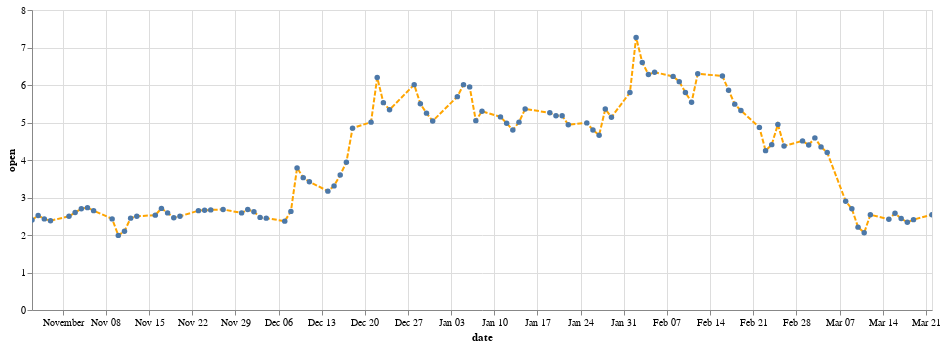

Notebook code cell kept with this figure:
### Code cell
chart = alt.Chart(df1).mark_line(point=True,color='orange',strokeDash=[5,2],).encode(
    x='date:T',
    y='open:Q',    
    tooltip=['open']
).properties(width=900).interactive()
chart

### Figure 1 — Vega-Lite specification as saved in the notebook (floating-point values rounded to 4 significant figures)
{"config": {"view": {"continuousWidth": 400, "continuousHeight": 300}}, "data": {"name": "data-8743f16e340fd8fc9c8445b415f86fcf"}, "mark": {"type": "line", "color": "orange", "point": true, "strokeDash": [5, 2]}, "encoding": {"tooltip": [{"type": "nominal", "field": "open"}], "x": {"type": "temporal", "field": "date"}, "y": {"type": "quantitative", "field": "open"}}, "selection": {"selector014": {"type": "interval", "bind": "scales", "encodings": ["x", "y"]}}, "width": 900, "$schema": "https://vega.github.io/schema/vega-lite/v4.8.1.json", "datasets": {"data-8743f16e340fd8fc9c8445b415f86fcf": [{"open": "2.54", "high": "2.55", "low": "2.38", "close": "2.41", "adjusted": "2.41", "volume": "1891303", "dividend": "0.0000", "split": "1.0", "date": "2021-03-22"}, {"open": "2.41", "high": "2.51", "low": "2.33", "close": "2.4635", "adjusted": "2.4635", "volume": "1798535", "dividend": "0.0000", "split": "1.0", "date": "2021-03-19"}, {"open": "2.34", "high": "2.45", "low": "2.3", "close": "2.35", "adjusted": "2.35", "volume": "1945828", "dividend": "0.0000", "split": "1.0", "date": "2021-03-18"}, {"open": "2.44", "high": "2.44", "low": "2.26", "close": "2.33", "adjusted": "2.33", "volume": "2322090", "dividend": "0.0000", "split": "1.0", "date": "2021-03-17"}, {"open": "2.58", "high": "2.64", "low": "2.4", "close": "2.44", "adjusted": "2.44", "volume": "2464131", "dividend": "0.0000", "split": "1.0", "date": "2021-03-16"}, {"open": "2.42", "high": "2.54", "low": "2.3", "close": "2.49", "adjusted": "2.49", "volume": "3339214", "dividend": "0.0000", "split": "1.0", "date": "2021-03-15"}, {"open": "2.54", "high": "2.54", "low": "2.23", "close": "2.2865", "adjusted": "2.2865", "volume": "2972498", "dividend": "0.0000", "split": "1.0", "date": "2021-03-12"}, {"open": "2.06", "high": "2.57", "low": "2.0", "close": "2.46", "adjusted": "2.46", "volume": "11112275", "dividend": "0.0000", "split": "1.0", "date": "2021-03-11"}, {"open": "2.21", "high": "2.25", "low": "2.07", "close": "2.14", "adjusted": "2.14", "volume": "11303198", "dividend": "0.0000", "split": "1.0", "date": "2021-03-10"}, {"open": "2.7", "high": "2.7", "low": "2.17", "close": "2.35", "adjusted": "2.35", "volume": "22115724", "dividend": "0.0000", "split": "1.0", "date": "2021-03-09"}, {"open": "2.9", "high": "3.28", "low": "2.7", "close": "2.91", "adjusted": "2.91", "volume": "21383775", "dividend": "0.0000", "split": "1.0", "date": "2021-03-08"}, {"open": "4.2", "high": "4.75", "low": "4.02", "close": "4.05", "adjusted": "4.05", "volume": "4604187", "dividend": "0.0000", "split": "1.0", "date": "2021-03-05"}, {"open": "4.35", "high": "4.35", "low": "4.02", "close": "4.06", "adjusted": "4.06", "volume": "3319689", "dividend": "0.0000", "split": "1.0", "date": "2021-03-04"}, {"open": "4.59", "high": "4.62", "low": "4.3", "close": "4.32", "adjusted": "4.32", "volume": "2219446", "dividend": "0.0000", "split": "1.0", "date": "2021-03-03"}, {"open": "4.4", "high": "5.05", "low": "4.35", "close": "4.61", "adjusted": "4.61", "volume": "2430091", "dividend": "0.0000", "split": "1.0", "date": "2021-03-02"}, {"open": "4.51", "high": "4.68", "low": "4.25", "close": "4.38", "adjusted": "4.38", "volume": "1490372", "dividend": "0.0000", "split": "1.0", "date": "2021-03-01"}, {"open": "4.375", "high": "4.62", "low": "4.17", "close": "4.28", "adjusted": "4.28", "volume": "4705609", "dividend": "0.0000", "split": "1.0", "date": "2021-02-26"}, {"open": "4.95", "high": "5.15", "low": "4.15", "close": "4.72", "adjusted": "4.72", "volume": "3458231", "dividend": "0.0000", "split": "1.0", "date": "2021-02-25"}, {"open": "4.41", "high": "4.75", "low": "4.2", "close": "4.72", "adjusted": "4.72", "volume": "3458231", "dividend": "0.0000", "split": "1.0", "date": "2021-02-24"}, {"open": "4.25", "high": "4.26", "low": "3.96", "close": "4.05", "adjusted": "4.05", "volume": "7108333", "dividend": "0.0000", "split": "1.0", "date": "2021-02-23"}, {"open": "4.87", "high": "4.99", "low": "3.85", "close": "4.32", "adjusted": "4.32", "volume": "9126857", "dividend": "0.0000", "split": "1.0", "date": "2021-02-22"}, {"open": "5.32", "high": "5.41", "low": "5.18", "close": "5.3", "adjusted": "5.3", "volume": "2368471", "dividend": "0.0000", "split": "1.0", "date": "2021-02-19"}, {"open": "5.49", "high": "5.5", "low": "5.3", "close": "5.37", "adjusted": "5.37", "volume": "2543354", "dividend": "0.0000", "split": "1.0", "date": "2021-02-18"}, {"open": "5.86", "high": "5.87", "low": "5.49", "close": "5.54", "adjusted": "5.54", "volume": "3530520", "dividend": "0.0000", "split": "1.0", "date": "2021-02-17"}, {"open": "6.24", "high": "6.25", "low": "5.75", "close": "5.85", "adjusted": "5.85", "volume": "3020751", "dividend": "0.0000", "split": "1.0", "date": "2021-02-16"}, {"open": "6.3", "high": "6.35", "low": "5.85", "close": "6.23", "adjusted": "6.23", "volume": "2930788", "dividend": "0.0000", "split": "1.0", "date": "2021-02-12"}, {"open": "5.54", "high": "6.22", "low": "5.24", "close": "6.18", "adjusted": "6.18", "volume": "4726782", "dividend": "0.0000", "split": "1.0", "date": "2021-02-11"}, {"open": "5.8", "high": "5.94", "low": "5.49", "close": "5.54", "adjusted": "5.54", "volume": "5036291", "dividend": "0.0000", "split": "1.0", "date": "2021-02-10"}, {"open": "6.09", "high": "6.12", "low": "5.75", "close": "6.01", "adjusted": "6.01", "volume": "3469172", "dividend": "0.0000", "split": "1.0", "date": "2021-02-09"}, {"open": "6.23", "high": "6.24", "low": "5.87", "close": "6.09", "adjusted": "6.09", "volume": "3588586", "dividend": "0.0000", "split": "1.0", "date": "2021-02-08"}, {"open": "6.34", "high": "6.39", "low": "6.15", "close": "6.24", "adjusted": "6.24", "volume": "2591187", "dividend": "0.0000", "split": "1.0", "date": "2021-02-05"}, {"open": "6.28", "high": "6.45", "low": "5.92", "close": "6.315", "adjusted": "6.315", "volume": "3647034", "dividend": "0.0000", "split": "1.0", "date": "2021-02-04"}, {"open": "6.6", "high": "6.6", "low": "6.0", "close": "6.22", "adjusted": "6.22", "volume": "5251706", "dividend": "0.0000", "split": "1.0", "date": "2021-02-03"}, {"open": "7.27", "high": "7.4", "low": "6.48", "close": "6.65", "adjusted": "6.65", "volume": "8605044", "dividend": "0.0000", "split": "1.0", "date": "2021-02-02"}, {"open": "5.8", "high": "7.15", "low": "5.75", "close": "7.15", "adjusted": "7.15", "volume": "16133602", "dividend": "0.0000", "split": "1.0", "date": "2021-02-01"}, {"open": "5.14", "high": "5.63", "low": "5.1", "close": "5.55", "adjusted": "5.55", "volume": "4024525", "dividend": "0.0000", "split": "1.0", "date": "2021-01-29"}, {"open": "5.36", "high": "5.4", "low": "5.01", "close": "5.1", "adjusted": "5.1", "volume": "3350168", "dividend": "0.0000", "split": "1.0", "date": "2021-01-28"}, {"open": "4.66", "high": "5.5", "low": "4.4", "close": "5.38", "adjusted": "5.38", "volume": "9714589", "dividend": "0.0000", "split": "1.0", "date": "2021-01-27"}, {"open": "4.8", "high": "4.8", "low": "4.56", "close": "4.66", "adjusted": "4.66", "volume": "4022538", "dividend": "0.0000", "split": "1.0", "date": "2021-01-26"}, {"open": "4.99", "high": "5.0", "low": "4.75", "close": "4.81", "adjusted": "4.81", "volume": "2463056", "dividend": "0.0000", "split": "1.0", "date": "2021-01-25"}, {"open": "4.94", "high": "5.05", "low": "4.76", "close": "5.005", "adjusted": "5.005", "volume": "2673989", "dividend": "0.0000", "split": "1.0", "date": "2021-01-22"}, {"open": "5.18", "high": "5.18", "low": "4.9", "close": "5.0", "adjusted": "5.0", "volume": "1803514", "dividend": "0.0000", "split": "1.0", "date": "2021-01-21"}, {"open": "5.18", "high": "5.22", "low": "4.9", "close": "5.08", "adjusted": "5.08", "volume": "1822021", "dividend": "0.0000", "split": "1.0", "date": "2021-01-20"}, {"open": "5.26", "high": "5.33", "low": "5.14", "close": "5.2", "adjusted": "5.2", "volume": "1468339", "dividend": "0.0000", "split": "1.0", "date": "2021-01-19"}, {"open": "5.36", "high": "5.4", "low": "5.05", "close": "5.2", "adjusted": "5.2", "volume": "2299147", "dividend": "0.0000", "split": "1.0", "date": "2021-01-15"}, {"open": "5.01", "high": "5.36", "low": "4.96", "close": "5.29", "adjusted": "5.29", "volume": "2440101", "dividend": "0.0000", "split": "1.0", "date": "2021-01-14"}, {"open": "4.8", "high": "4.99", "low": "4.63", "close": "4.925", "adjusted": "4.925", "volume": "2605080", "dividend": "0.0000", "split": "1.0", "date": "2021-01-13"}, {"open": "4.98", "high": "4.98", "low": "4.25", "close": "4.73", "adjusted": "4.73", "volume": "6995275", "dividend": "0.0000", "split": "1.0", "date": "2021-01-12"}, {"open": "5.15", "high": "5.24", "low": "4.88", "close": "4.93", "adjusted": "4.93", "volume": "4545449", "dividend": "0.0000", "split": "1.0", "date": "2021-01-11"}, {"open": "5.3", "high": "5.3", "low": "5.06", "close": "5.07", "adjusted": "5.07", "volume": "4402351", "dividend": "0.0000", "split": "1.0", "date": "2021-01-08"}, {"open": "5.05", "high": "5.5399", "low": "4.9", "close": "5.17", "adjusted": "5.17", "volume": "6537375", "dividend": "0.0000", "split": "1.0", "date": "2021-01-07"}, {"open": "5.95", "high": "5.95", "low": "5.6", "close": "5.61", "adjusted": "5.61", "volume": "2533643", "dividend": "0.0000", "split": "1.0", "date": "2021-01-06"}, {"open": "6.01", "high": "6.01", "low": "5.71", "close": "5.82", "adjusted": "5.82", "volume": "3626943", "dividend": "0.0000", "split": "1.0", "date": "2021-01-05"}, {"open": "5.69", "high": "5.98", "low": "5.31", "close": "5.97", "adjusted": "5.97", "volume": "3369124", "dividend": "0.0000", "split": "1.0", "date": "2021-01-04"}, {"open": "5.04", "high": "5.52", "low": "5.01", "close": "5.39", "adjusted": "5.39", "volume": "4233642", "dividend": "0.0000", "split": "1.0", "date": "2020-12-31"}, {"open": "5.25", "high": "5.35", "low": "4.95", "close": "4.955", "adjusted": "4.955", "volume": "3906884", "dividend": "0.0000", "split": "1.0", "date": "2020-12-30"}, {"open": "5.5", "high": "5.5", "low": "4.945", "close": "5.15", "adjusted": "5.15", "volume": "5038389", "dividend": "0.0000", "split": "1.0", "date": "2020-12-29"}, {"open": "6.01", "high": "6.15", "low": "5.4", "close": "5.68", "adjusted": "5.68", "volume": "7508006", "dividend": "0.0000", "split": "1.0", "date": "2020-12-28"}, {"open": "5.34", "high": "5.49", "low": "4.91", "close": "5.27", "adjusted": "5.27", "volume": "2812629", "dividend": "0.0000", "split": "1.0", "date": "2020-12-24"}, {"open": "5.53", "high": "5.75", "low": "4.53", "close": "5.1", "adjusted": "5.1", "volume": "13318597", "dividend": "0.0000", "split": "1.0", "date": "2020-12-23"}, {"open": "6.2", "high": "7.0", "low": "5.0", "close": "5.265", "adjusted": "5.265", "volume": "23186287", "dividend": "0.0000", "split": "1.0", "date": "2020-12-22"}, {"open": "5.01", "high": "6.0", "low": "5.01", "close": "6.0", "adjusted": "6.0", "volume": "12822458", "dividend": "0.0000", "split": "1.0", "date": "2020-12-21"}, {"open": "4.85", "high": "5.08", "low": "4.8", "close": "4.995", "adjusted": "4.995", "volume": "10085017", "dividend": "0.0000", "split": "1.0", "date": "2020-12-18"}, {"open": "3.94", "high": "4.68", "low": "3.93", "close": "4.6765", "adjusted": "4.6765", "volume": "7402130", "dividend": "0.0000", "split": "1.0", "date": "2020-12-17"}, {"open": "3.6", "high": "4.05", "low": "3.58", "close": "3.93", "adjusted": "3.93", "volume": "9103977", "dividend": "0.0000", "split": "1.0", "date": "2020-12-16"}, {"open": "3.31", "high": "3.46", "low": "3.3", "close": "3.46", "adjusted": "3.46", "volume": "1998051", "dividend": "0.0000", "split": "1.0", "date": "2020-12-15"}, {"open": "3.17", "high": "3.35", "low": "3.02", "close": "3.29", "adjusted": "3.29", "volume": "2545879", "dividend": "0.0000", "split": "1.0", "date": "2020-12-14"}, {"open": "3.42", "high": "3.43", "low": "2.88", "close": "3.14", "adjusted": "3.14", "volume": "5323084", "dividend": "0.0000", "split": "1.0", "date": "2020-12-11"}, {"open": "3.53", "high": "3.55", "low": "3.25", "close": "3.35", "adjusted": "3.35", "volume": "3404095", "dividend": "0.0000", "split": "1.0", "date": "2020-12-10"}, {"open": "3.79", "high": "3.79", "low": "3.16", "close": "3.45", "adjusted": "3.45", "volume": "6870047", "dividend": "0.0000", "split": "1.0", "date": "2020-12-09"}, {"open": "2.63", "high": "3.33", "low": "2.6", "close": "3.27", "adjusted": "3.27", "volume": "11710822", "dividend": "0.0000", "split": "1.0", "date": "2020-12-08"}, {"open": "2.37", "high": "2.48", "low": "2.32", "close": "2.48", "adjusted": "2.48", "volume": "1803066", "dividend": "0.0000", "split": "1.0", "date": "2020-12-07"}, {"open": "2.45", "high": "2.53", "low": "2.3", "close": "2.33", "adjusted": "2.33", "volume": "2224271", "dividend": "0.0000", "split": "1.0", "date": "2020-12-04"}, {"open": "2.47", "high": "2.5", "low": "2.25", "close": "2.45", "adjusted": "2.45", "volume": "3129194", "dividend": "0.0000", "split": "1.0", "date": "2020-12-03"}, {"open": "2.62", "high": "2.63", "low": "2.46", "close": "2.475", "adjusted": "2.475", "volume": "1871174", "dividend": "0.0000", "split": "1.0", "date": "2020-12-02"}, {"open": "2.68", "high": "2.68", "low": "2.59", "close": "2.6", "adjusted": "2.6", "volume": "1919302", "dividend": "0.0000", "split": "1.0", "date": "2020-12-01"}, {"open": "2.59", "high": "2.68", "low": "2.57", "close": "2.67", "adjusted": "2.67", "volume": "1872479", "dividend": "0.0000", "split": "1.0", "date": "2020-11-30"}, {"open": "2.68", "high": "2.69", "low": "2.62", "close": "2.66", "adjusted": "2.66", "volume": "1120544", "dividend": "0.0000", "split": "1.0", "date": "2020-11-27"}, {"open": "2.67", "high": "2.69", "low": "2.63", "close": "2.67", "adjusted": "2.67", "volume": "1274182", "dividend": "0.0000", "split": "1.0", "date": "2020-11-25"}, {"open": "2.66", "high": "2.69", "low": "2.61", "close": "2.67", "adjusted": "2.67", "volume": "1722122", "dividend": "0.0000", "split": "1.0", "date": "2020-11-24"}, {"open": "2.6499", "high": "2.66", "low": "2.54", "close": "2.6035", "adjusted": "2.6035", "volume": "2192468", "dividend": "0.0000", "split": "1.0", "date": "2020-11-23"}, {"open": "2.5", "high": "2.56", "low": "2.45", "close": "2.55", "adjusted": "2.55", "volume": "1734950", "dividend": "0.0000", "split": "1.0", "date": "2020-11-20"}, {"open": "2.46", "high": "2.52", "low": "2.31", "close": "2.52", "adjusted": "2.52", "volume": "1865517", "dividend": "0.0000", "split": "1.0", "date": "2020-11-19"}, {"open": "2.59", "high": "2.6", "low": "2.4", "close": "2.46", "adjusted": "2.46", "volume": "2027535", "dividend": "0.0000", "split": "1.0", "date": "2020-11-18"}, {"open": "2.71", "high": "2.72", "low": "2.46", "close": "2.53", "adjusted": "2.53", "volume": "2099533", "dividend": "0.0000", "split": "1.0", "date": "2020-11-17"}, {"open": "2.53", "high": "2.66", "low": "2.52", "close": "2.64", "adjusted": "2.64", "volume": "2786080", "dividend": "0.0000", "split": "1.0", "date": "2020-11-16"}, {"open": "2.5", "high": "2.53", "low": "2.4", "close": "2.48", "adjusted": "2.48", "volume": "1684344", "dividend": "0.0000", "split": "1.0", "date": "2020-11-13"}, {"open": "2.45", "high": "2.59", "low": "2.42", "close": "2.46", "adjusted": "2.46", "volume": "3408824", "dividend": "0.0000", "split": "1.0", "date": "2020-11-12"}, {"open": "2.1", "high": "2.57", "low": "2.1", "close": "2.36", "adjusted": "2.36", "volume": "4676773", "dividend": "0.0000", "split": "1.0", "date": "2020-11-11"}, {"open": "1.99", "high": "2.12", "low": "1.63", "close": "2.02", "adjusted": "2.02", "volume": "11157286", "dividend": "0.0000", "split": "1.0", "date": "2020-11-10"}, {"open": "2.43", "high": "2.43", "low": "2.03", "close": "2.09", "adjusted": "2.09", "volume": "6364672", "dividend": "0.0000", "split": "1.0", "date": "2020-11-09"}, {"open": "2.65", "high": "2.66", "low": "2.43", "close": "2.54", "adjusted": "2.54", "volume": "2379140", "dividend": "0.0000", "split": "1.0", "date": "2020-11-06"}, {"open": "2.73", "high": "2.75", "low": "2.6", "close": "2.65", "adjusted": "2.65", "volume": "1875607", "dividend": "0.0000", "split": "1.0", "date": "2020-11-05"}, {"open": "2.7", "high": "2.81", "low": "2.67", "close": "2.7", "adjusted": "2.7", "volume": "1711661", "dividend": "0.0000", "split": "1.0", "date": "2020-11-04"}, {"open": "2.6", "high": "2.79", "low": "2.59", "close": "2.67", "adjusted": "2.67", "volume": "2233996", "dividend": "0.0000", "split": "1.0", "date": "2020-11-03"}, {"open": "2.5", "high": "2.66", "low": "2.49", "close": "2.6", "adjusted": "2.6", "volume": "2626424", "dividend": "0.0000", "split": "1.0", "date": "2020-11-02"}, {"open": "2.38", "high": "2.51", "low": "2.33", "close": "2.485", "adjusted": "2.485", "volume": "1896428", "dividend": "0.0000", "split": "1.0", "date": "2020-10-30"}, {"open": "2.43", "high": "2.45", "low": "2.26", "close": "2.39", "adjusted": "2.39", "volume": "2100247", "dividend": "0.0000", "split": "1.0", "date": "2020-10-29"}, {"open": "2.52", "high": "2.52", "low": "2.35", "close": "2.42", "adjusted": "2.42", "volume": "1791464", "dividend": "0.0000", "split": "1.0", "date": "2020-10-28"}, {"open": "2.4", "high": "2.72", "low": "2.395", "close": "2.49", "adjusted": "2.49", "volume": "4542498", "dividend": "0.0000", "split": "1.0", "date": "2020-10-27"}]}}
